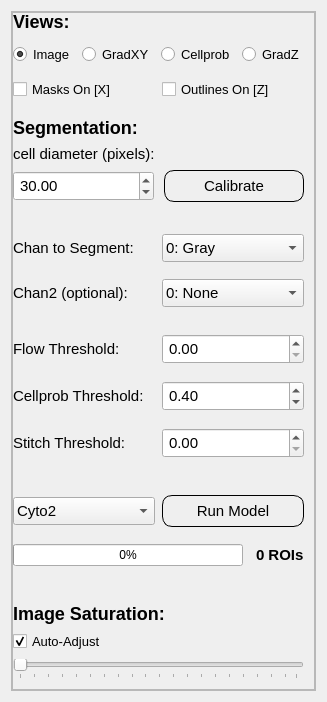
            <widget class="QWidget" name="temperature_bar_chart">
             <layout class="QVBoxLayout" name="verticalLayout_12">
              <property name="leftMargin">
               <number>11</number>
              </property>
              <item>
               <widget class="ParametersContainer" name="frame_17">
                <property name="sizePolicy">
                 <sizepolicy hsizetype="Preferred" vsizetype="Expanding">
                  <horstretch>0</horstretch>
                  <verstretch>0</verstretch>
                 </sizepolicy>
                </property>
                <property name="frameShape">
                 <enum>QFrame::StyledPanel</enum>
                </property>
                <property name="frameShadow">
                 <enum>QFrame::Raised</enum>
                </property>
                <layout class="QHBoxLayout" name="horizontalLayout_10">
                 <property name="spacing">
                  <number>0</number>
                 </property>
                 <property name="leftMargin">
                  <number>0</number>
                 </property>
                 <property name="topMargin">
                  <number>0</number>
                 </property>
                 <property name="rightMargin">
                  <number>0</number>
                 </property>
                 <property name="bottomMargin">
                  <number>0</number>
                 </property>
                 <item alignment="Qt::AlignTop">
                  <widget class="QFrame" name="frame_15">
                   <property name="maximumSize">
                    <size>
                     <width>300</width>
                     <height>16777215</height>
                    </size>
                   </property>
                   <property name="styleSheet">
                    <string notr="true">QLabel {
font-family: arial;
font-size: 15px;
}

QCheckBox {
font-size: 13px;
}

QDoubleSpinBox {
font-size: 15px;
padding: 2px;
}

QRadioButton {
font-family: arial;
font-size: 13px;
}

QPushButton {
font-family: arial;
border: 1px solid black;
height: 30px;
border-radius: 10px;
font-size: 15px;
}

QPushButton:hover {
background-color: rgba(33,43,51,100);
cursor: pointer;
}

QComboBox {
font-size: 15px;
padding: 3px;
}</string>
                   </property>
                   <property name="frameShape">
                    <enum>QFrame::StyledPanel</enum>
                   </property>
                   <property name="frameShadow">
                    <enum>QFrame::Raised</enum>
                   </property>
                   <layout class="QVBoxLayout" name="verticalLayout_24">
                    <property name="spacing">
                     <number>7</number>
                    </property>
                    <property name="sizeConstraint">
                     <enum>QLayout::SetFixedSize</enum>
                    </property>
                    <property name="leftMargin">
                     <number>0</number>
                    </property>
                    <property name="topMargin">
                     <number>0</number>
                    </property>
                    <property name="rightMargin">
                     <number>10</number>
                    </property>
                    <property name="bottomMargin">
                     <number>10</number>
                    </property>
                    <item>
                     <layout class="QVBoxLayout" name="verticalLayout_23">
                      <property name="bottomMargin">
                       <number>7</number>
                      </property>
                      <item>
                       <widget class="QLabel" name="label_5">
                        <property name="maximumSize">
                         <size>
                          <width>16777215</width>
                          <height>17</height>
                         </size>
                        </property>
                        <property name="styleSheet">
                         <string notr="true">QLabel {
font-weight: bold;
font-size: 18px;
}</string>
                        </property>
                        <property name="text">
                         <string>Views:</string>
                        </property>
                       </widget>
                      </item>
                      <item>
                       <layout class="QHBoxLayout" name="horizontalLayout_11">
                        <property name="sizeConstraint">
                         <enum>QLayout::SetMinimumSize</enum>
                        </property>
                        <property name="topMargin">
                         <number>7</number>
                        </property>
                        <item>
                         <widget class="QRadioButton" name="image_button">
                          <property name="text">
                           <string>Image</string>
                          </property>
                          <property name="checked">
                           <bool>true</bool>
                          </property>
                         </widget>
                        </item>
                        <item>
                         <widget class="QRadioButton" name="gradxy_button">
                          <property name="text">
                           <string>GradXY</string>
                          </property>
                         </widget>
                        </item>
                        <item>
                         <widget class="QRadioButton" name="cellprob_button">
                          <property name="text">
                           <string>Cellprob</string>
                          </property>
                         </widget>
                        </item>
                        <item>
                         <widget class="QRadioButton" name="gradz_button">
                          <property name="text">
                           <string>GradZ</string>
                          </property>
                         </widget>
                        </item>
                       </layout>
                      </item>
                     </layout>
                    </item>
                    <item>
                     <layout class="QHBoxLayout" name="horizontalLayout_21">
                      <property name="bottomMargin">
                       <number>10</number>
                      </property>
                      <item>
                       <widget class="QCheckBox" name="masksOnCheck">
                        <property name="text">
                         <string>Masks On [X]</string>
                        </property>
                       </widget>
                      </item>
                      <item>
                       <widget class="QCheckBox" name="outlinesOnCheck">
                        <property name="styleSheet">
                         <string notr="true"/>
                        </property>
                        <property name="text">
                         <string>Outlines On [Z]</string>
                        </property>
                       </widget>
                      </item>
                     </layout>
                    </item>
                    <item>
                     <widget class="QLabel" name="label_7">
                      <property name="maximumSize">
                       <size>
                        <width>16777215</width>
                        <height>25</height>
                       </size>
                      </property>
                      <property name="styleSheet">
                       <string notr="true">QLabel {
font-weight: bold;
font-size: 18px;
}</string>
                      </property>
                      <property name="text">
                       <string>Segmentation:</string>
                      </property>
                     </widget>
                    </item>
                    <item>
                     <widget class="QLabel" name="label_9">
                      <property name="maximumSize">
                       <size>
                        <width>16777215</width>
                        <height>22</height>
                       </size>
                      </property>
                      <property name="styleSheet">
                       <string notr="true">QLabel {
font-weight: none;
}</string>
                      </property>
                      <property name="text">
                       <string>cell diameter (pixels):</string>
                      </property>
                     </widget>
                    </item>
                    <item>
                     <layout class="QHBoxLayout" name="horizontalLayout_12">
                      <property name="spacing">
                       <number>10</number>
                      </property>
                      <property name="sizeConstraint">
                       <enum>QLayout::SetDefaultConstraint</enum>
                      </property>
                      <property name="bottomMargin">
                       <number>20</number>
                      </property>
                      <item>
                       <widget class="QDoubleSpinBox" name="calibrationValue">
                        <property name="toolTip">
                         <string>Manually enter the approximate diameter of the cells,
or press &quot;calibrate&quot; to let the model estimate it.
The size is represented at the bottom of the view with a purple disk.</string>
                        </property>
                        <property name="styleSheet">
                         <string notr="true"/>
                        </property>
                        <property name="value">
                         <double>30.000000000000000</double>
                        </property>
                       </widget>
                      </item>
                      <item>
                       <widget class="QPushButton" name="calibrateButton">
                        <property name="cursor">
                         <cursorShape>PointingHandCursor</cursorShape>
                        </property>
                        <property name="styleSheet">
                         <string notr="true"/>
                        </property>
                        <property name="text">
                         <string>Calibrate</string>
                        </property>
                       </widget>
                      </item>
                     </layout>
                    </item>
                    <item>
                     <layout class="QHBoxLayout" name="horizontalLayout_13">
                      <property name="topMargin">
                       <number>5</number>
                      </property>
                      <item>
                       <widget class="QLabel" name="label_10">
                        <property name="toolTip">
                         <string>This is the channel in which the cytoplasm or nuclei exist that you want to segment.</string>
                        </property>
                        <property name="text">
                         <string>Chan to Segment:</string>
                        </property>
                       </widget>
                      </item>
                      <item>
                       <widget class="QComboBox" name="firstChannel">
                        <property name="toolTip">
                         <string>This is the channel in which the cytoplasm or nuclei exist that you want to segment.</string>
                        </property>
                        <item>
                         <property name="text">
                          <string>0: Gray</string>
                         </property>
                        </item>
                        <item>
                         <property name="text">
                          <string>1: Red</string>
                         </property>
                        </item>
                        <item>
                         <property name="text">
                          <string>2: Green</string>
                         </property>
                        </item>
                        <item>
                         <property name="text">
                          <string>3: Blue</string>
                         </property>
                        </item>
                       </widget>
                      </item>
                     </layout>
                    </item>
                    <item>
                     <layout class="QHBoxLayout" name="horizontalLayout_14">
                      <property name="topMargin">
                       <number>10</number>
                      </property>
                      <property name="bottomMargin">
                       <number>20</number>
                      </property>
                      <item>
                       <widget class="QLabel" name="chan2">
                        <property name="toolTip">
                         <string>If &lt;em&gt;cytoplasm&lt;/em&gt; model is chosen, and you also have a nuclear channel, then choose the nuclear channel for this option.</string>
                        </property>
                        <property name="text">
                         <string>Chan2 (optional):</string>
                        </property>
                       </widget>
                      </item>
                      <item>
                       <widget class="QComboBox" name="secondChannel">
                        <property name="toolTip">
                         <string>If &lt;em&gt;cytoplasm&lt;/em&gt; model is chosen, and you also have a nuclear channel, then choose the nuclear channel for this option.</string>
                        </property>
                        <item>
                         <property name="text">
                          <string>0: None</string>
                         </property>
                        </item>
                        <item>
                         <property name="text">
                          <string>1: Red</string>
                         </property>
                        </item>
                        <item>
                         <property name="text">
                          <string>2: Green</string>
                         </property>
                        </item>
                        <item>
                         <property name="text">
                          <string>3: Blue</string>
                         </property>
                        </item>
                       </widget>
                      </item>
                     </layout>
                    </item>
                    <item>
                     <layout class="QHBoxLayout" name="horizontalLayout_15">
                      <item>
                       <widget class="QLabel" name="label_18">
                        <property name="toolTip">
                         <string>Threshold on flow error to accept a mask (set higher to get more cells, e.g. in range from (0.1, 3.0), OR set to 0.0 to turn off so no cells discarded)</string>
                        </property>
                        <property name="text">
                         <string>Flow Threshold:</string>
                        </property>
                       </widget>
                      </item>
                      <item>
                       <widget class="QDoubleSpinBox" name="flowThresholdValue">
                        <property name="toolTip">
                         <string>Threshold on cell probability output to seed cell masks (set lower to include more pixels or higher to include fewer, e.g. in range from (-6, 6))</string>
                        </property>
                        <property name="singleStep">
                         <double>0.500000000000000</double>
                        </property>
                       </widget>
                      </item>
                     </layout>
                    </item>
                    <item>
                     <layout class="QHBoxLayout" name="horizontalLayout_16">
                      <property name="topMargin">
                       <number>10</number>
                      </property>
                      <item>
                       <widget class="QLabel" name="label_19">
                        <property name="toolTip">
                         <string>Threshold on cell probability output to seed cell masks (set lower to include more pixels or higher to include fewer, e.g. in range from (-6, 6))</string>
                        </property>
                        <property name="text">
                         <string>Cellprob Threshold:</string>
                        </property>
                       </widget>
                      </item>
                      <item>
                       <widget class="QDoubleSpinBox" name="cellprobThresholdValue">
                        <property name="toolTip">
                         <string>Threshold on cell probability output to seed cell masks (set lower to include more pixels or higher to include fewer, e.g. in range from (-6, 6))</string>
                        </property>
                        <property name="singleStep">
                         <double>0.500000000000000</double>
                        </property>
                        <property name="value">
                         <double>0.400000000000000</double>
                        </property>
                       </widget>
                      </item>
                     </layout>
                    </item>
                    <item>
                     <layout class="QHBoxLayout" name="horizontalLayout_17">
                      <property name="topMargin">
                       <number>10</number>
                      </property>
                      <property name="bottomMargin">
                       <number>20</number>
                      </property>
                      <item>
                       <widget class="QLabel" name="label_20">
                        <property name="toolTip">
                         <string>For 3D volumes, turn on stitch_threshold to stitch masks across planes instead of running in 3D</string>
                        </property>
                        <property name="text">
                         <string>Stitch Threshold:</string>
                        </property>
                       </widget>
                      </item>
                      <item>
                       <widget class="QDoubleSpinBox" name="stitchThresholdValue">
                        <property name="toolTip">
                         <string>For 3D volumes, turn on stitch_threshold to stitch masks across planes instead of running in 3D</string>
                        </property>
                        <property name="singleStep">
                         <double>0.500000000000000</double>
                        </property>
                       </widget>
                      </item>
                     </layout>
                    </item>
                    <item>
                     <layout class="QHBoxLayout" name="horizontalLayout_18">
                      <property name="sizeConstraint">
                       <enum>QLayout::SetDefaultConstraint</enum>
                      </property>
                      <property name="topMargin">
                       <number>10</number>
                      </property>
                      <item>
                       <widget class="QComboBox" name="modelName">
                        <item>
                         <property name="text">
                          <string>Cyto2</string>
                         </property>
                        </item>
                        <item>
                         <property name="text">
                          <string>Cyto</string>
                         </property>
                        </item>
                        <item>
                         <property name="text">
                          <string>Nuclei</string>
                         </property>
                        </item>
                        <item>
                         <property name="text">
                          <string>Tissuenet</string>
                         </property>
                        </item>
                        <item>
                         <property name="text">
                          <string>Livecell</string>
                         </property>
                        </item>
                       </widget>
                      </item>
                      <item>
                       <widget class="QPushButton" name="runModelButton">
                        <property name="cursor">
                         <cursorShape>PointingHandCursor</cursorShape>
                        </property>
                        <property name="text">
                         <string>Run Model</string>
                        </property>
                       </widget>
                      </item>
                     </layout>
                    </item>
                    <item>
                     <layout class="QHBoxLayout" name="horizontalLayout_19">
                      <property name="spacing">
                       <number>13</number>
                      </property>
                      <property name="topMargin">
                       <number>10</number>
                      </property>
                      <property name="bottomMargin">
                       <number>30</number>
                      </property>
                      <item>
                       <widget class="QProgressBar" name="progressBar">
                        <property name="value">
                         <number>0</number>
                        </property>
                       </widget>
                      </item>
                      <item>
                       <widget class="QLabel" name="roiLabel">
                        <property name="styleSheet">
                         <string notr="true">QLabel {
font-weight: bold;
}</string>
                        </property>
                        <property name="text">
                         <string>0 ROIs</string>
                        </property>
                       </widget>
                      </item>
                     </layout>
                    </item>
                    <item>
                     <widget class="QLabel" name="label_21">
                      <property name="maximumSize">
                       <size>
                        <width>16777215</width>
                        <height>25</height>
                       </size>
                      </property>
                      <property name="styleSheet">
                       <string notr="true">QLabel {
font-weight: bold;
font-size: 18px;
}</string>
                      </property>
                      <property name="text">
                       <string>Image Saturation:</string>
                      </property>
                     </widget>
                    </item>
                    <item>
                     <widget class="QCheckBox" name="imageSaturationCheckBox">
                      <property name="text">
                       <string>Auto-Adjust</string>
                      </property>
                      <property name="checked">
                       <bool>true</bool>
                      </property>
                     </widget>
                    </item>
                    <item>
                     <widget class="QRangeSlider" name="imageSaturationSlider">
                      <property name="orientation">
                       <enum>Qt::Horizontal</enum>
                      </property>
                      <property name="invertedAppearance">
                       <bool>false</bool>
                      </property>
                      <property name="invertedControls">
                       <bool>false</bool>
                      </property>
                      <property name="tickPosition">
                       <enum>QSlider::TicksBelow</enum>
                      </property>
                      <property name="tickInterval">
                       <number>5</number>
                      </property>
                     </widget>
                    </item>
                   </layout>
                  </widget>
                 </item>
                 <item>
                  <widget class="DisplayContainer" name="frame_24">
                   <property name="frameShape">
                    <enum>QFrame::StyledPanel</enum>
                   </property>
                   <property name="frameShadow">
                    <enum>QFrame::Raised</enum>
                   </property>
                  </widget>
                 </item>
                 <item>
                  <widget class="QFrame" name="frame_25">
                   <property name="frameShape">
                    <enum>QFrame::StyledPanel</enum>
                   </property>
                   <property name="frameShadow">
                    <enum>QFrame::Raised</enum>
                   </property>
                  </widget>
                 </item>
                </layout>
               </widget>
              </item>
             </layout>
            </widget>
